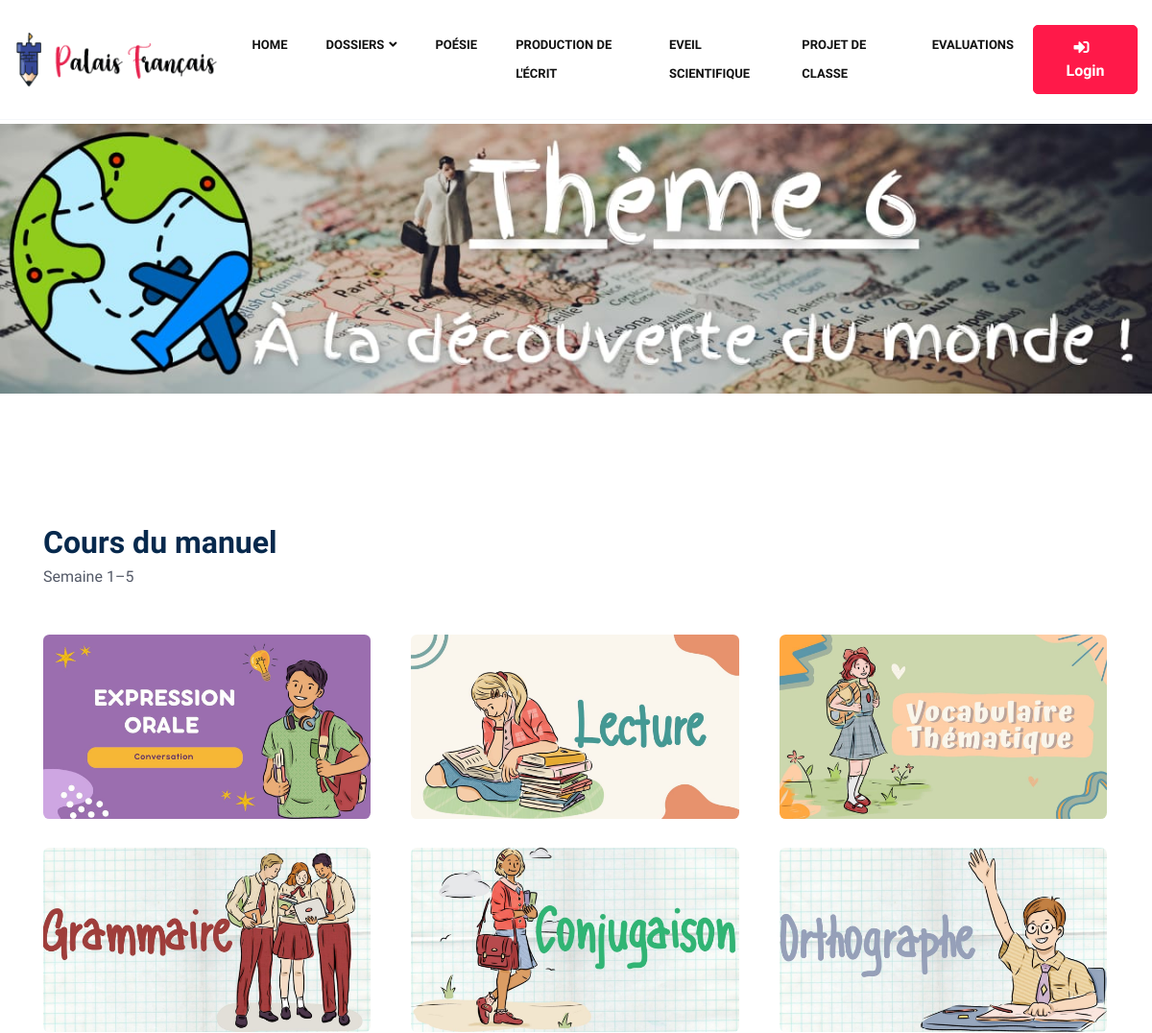
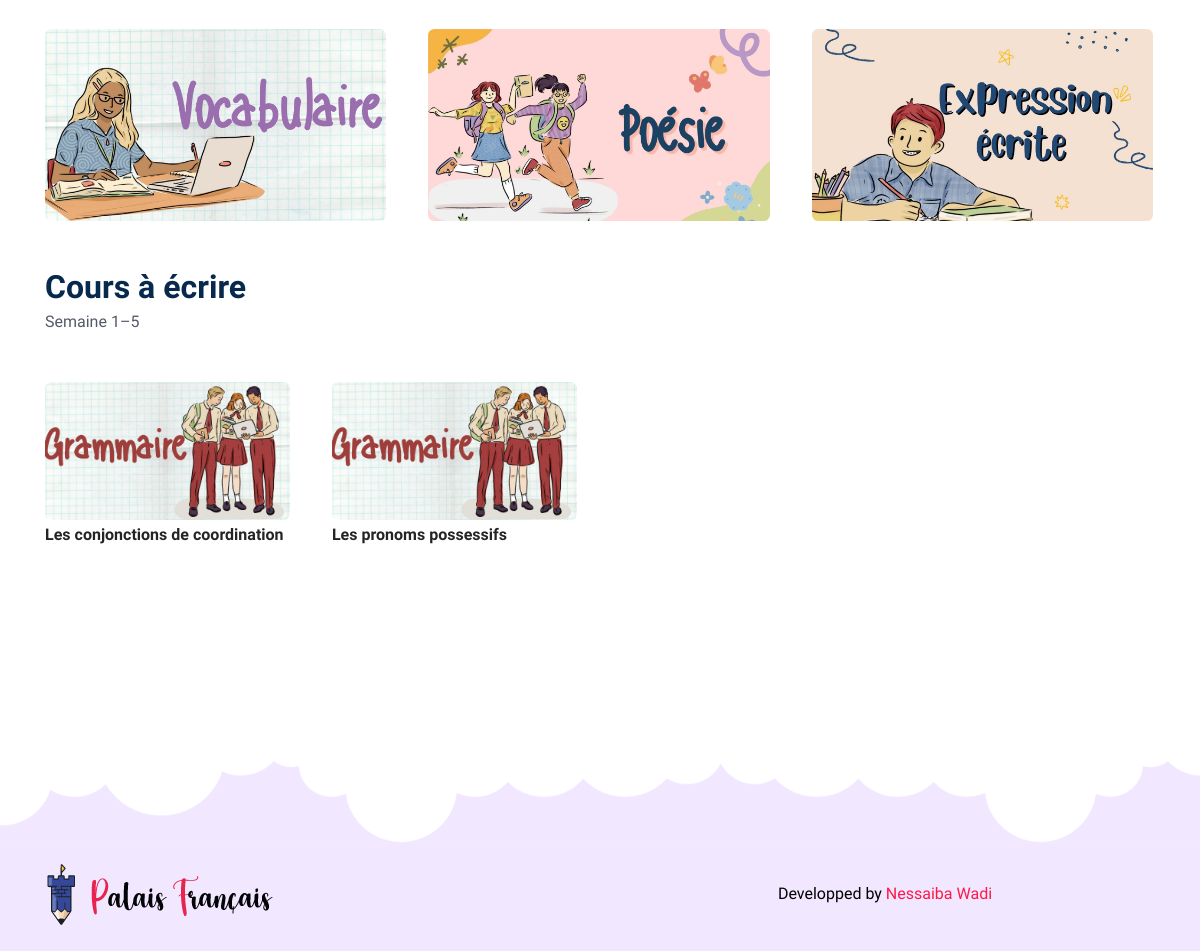
The page /Palais-Français/theme12.php on the database its author committed (2 pictures, top to bottom).
### tables this page shows
CREATE TABLE `courses` (
  `course_id` int(11) NOT NULL,
  `theme_id` int(11) DEFAULT NULL,
  `course_name` varchar(255) DEFAULT NULL,
  `course_pdf` varchar(255) DEFAULT NULL,
  `picture` varchar(255) DEFAULT NULL
);

CREATE TABLE `writingcourses` (
  `id` int(11) NOT NULL,
  `theme_id` int(11) DEFAULT NULL,
  `course_name` varchar(255) DEFAULT NULL,
  `course_pdf` varchar(255) DEFAULT NULL,
  `picture` varchar(255) DEFAULT NULL
);

### Palais-Français/theme12.php (the view, shortened to what this page needs)
<!DOCTYPE html>
<html lang="zxx">
<head>
    <link rel="stylesheet" href="assets/vendors/bootstrap/bootstrap.css">
    <link rel="stylesheet" href="assets/vendors/fontawesome/css/all.css">
    <link rel="stylesheet" href="assets/vendors/bicon/css/bicon.min.css">
    <link rel="stylesheet" href="assets/vendors/themify/themify-icons.css">
    <link rel="stylesheet" href="assets/vendors/animate-css/animate.css">
    <link rel="stylesheet" href="assets/vendors/woocommerce/woocommerce-layouts.css">
    <link rel="stylesheet" href="assets/vendors/woocommerce/woocommerce-small-screen.css">
    <link rel="stylesheet" href="assets/vendors/woocommerce/woocommerce.css">
    <link rel="stylesheet" href="assets/vendors/owl/assets/owl.carousel.min.css">
    <link rel="stylesheet" href="assets/vendors/owl/assets/owl.theme.default.min.css">
    <link rel="stylesheet" href="assets/css/style.css">
    <link rel="stylesheet" href="assets/css/responsive.css">
</head>
<body id="top-header">
<?php include "header2.php" ?>
<section class="page-header-14">
</section>
<main class="site-main page-wrapper woocommerce">
    <section class="space-3">
        <div class="container">
            <div class="row">
                <div class="col-lg-12 mb-4 mb-lg-0">
                    <div class="section-title">
                        <h2 class="title d-block text-left-sm">Cours du manuel</h2>
                        <p class="woocommerce-result-count"> Semaine 1–5</p>
                    </div>
                    <ul class="products columns-3">
                        <?php
                        include "conn.php";
                        $theme_id = 15;
                        $resultCourses = $mysqli->query("SELECT * FROM Courses WHERE theme_id = $theme_id");
                        $counter = 0;
                        while ($course = $resultCourses->fetch_assoc()) {
                            $counter++;
                            $class = ($counter % 3 == 0) ? 'product last' : 'product';
                            ?>
                            <li class="<?php echo $class; ?>">
                                <div class="product-wrap">
                                    <?php echo '<a href="' . $course['course_pdf'] . '" target="_blank" class=""><img src="' . $course['picture'] . '" alt=""></a>'; ?>
                                </div>
                            </li>
                            <?php
                        }?>
                    </ul>
                </div>
            </div>
        </div>
    </section>
    <section class="space-3">
        <div class="container">
            <div class="row">
                <div class="col-lg-12 mb-4 mb-lg-0">
                    <div class="section-title">
                        <h2 class="title d-block text-left-sm">Cours à écrire</h2>
                        <p class="woocommerce-result-count"> Semaine 1–5</p>
                    </div>
                    <ul class="products columns-4">
                        <?php
                        include "conn.php";
                        $theme_id = 15;
                        $resultsCourses = $mysqli->query("SELECT * FROM writingcourses WHERE theme_id = $theme_id");
                        $counter = 0;
                        while ($courses = $resultsCourses->fetch_assoc()) {
                            $counter++;
                            $class = ($counter % 4 == 0) ? 'product last' : 'product';
                            ?>
                            <li class="<?php echo $class; ?>">
                                <div class="product-wrap">
                                    <?php echo '<a href="' . $courses['course_pdf'] . '" target="_blank" class=""><img src="' . $courses['picture'] . '" alt=""></a>'; ?>
                                </div>
                                <span class="price">
                                <span class="woocommerce-Price-amount amount">
                                     <?php echo $courses['course_name'] ?>
                                </span>
                            </span>
                            </li>
                            <?php
                        }?>
                    </ul>
                </div>
            </div>
        </div>
    </section>
</main>
<?php include "footer.php" ?>
<div class="fixed-btm-top">
</div>
</body>
</html>

### rows shown on the page
courses: picture (picture)
courses: picture (picture)
courses: picture (picture)
courses: picture (picture)
courses: picture (picture)
courses: picture (picture)
courses: picture (picture)
courses: picture (picture)
courses: picture (picture)
writingcourses: picture (picture), course_name "Les conjonctions de coordination"
writingcourses: picture (picture), course_name "Les pronoms possessifs"
